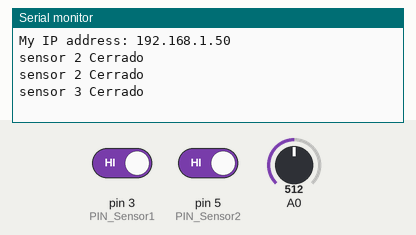
This sketch was run on a simulated Arduino Uno, built with avr-gcc and run on an emulated ATmega328P. On the bench: the last lines printed to the serial monitor. The inputs (shaded band) are chosen by the test bench; at power-on: A0 = 512, pin 3 (PIN_Sensor1) HIGH, pin 5 (PIN_Sensor2) HIGH. WiFi joins after 1.5 s; servers stay silent unless stated.

Above: at 3.7 s.
3.8 s: A0 set to 122
At 5.3 s:
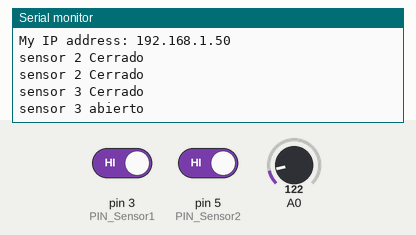
5.8 s: pin 3 (PIN_Sensor1) driven LOW
At 6.8 s:
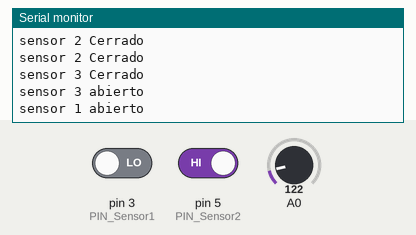
7.3 s: pin 5 (PIN_Sensor2) driven LOW
At 8.2 s:
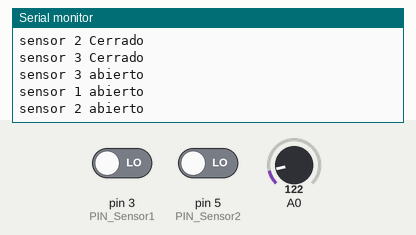

Measured:
- after the input at 3.8 s, the serial monitor: prints a new line after 0.52 s (image 1)
- after the input at 5.8 s, the serial monitor: prints a new line after 0.22 s (image 2)
- after the input at 7.3 s, the serial monitor: prints a new line after 0.43 s (image 3)

The sketch:

ardu.ino
```cpp
#include <Ethernet.h>
#include <SPI.h>

// byte mac[] = { 0x00, 0xAB, 0xBC, 0xCC, 0xDE, 0x01 }; // RESERVED MAC ADDRESS
byte mac[] = {0x90, 0xA2, 0xDA, 0x0F, 0x4C, 0xE3};
EthernetClient client;

const int PIN_Sensor1 = 3;
int es1 = 0;
const int PIN_Sensor2 = 5;
int es2 = 0;

const String PIN_Sensor3 = "A0";
int es3 = 0;
const int valorReferencia = 300;

void setup()
{
    Serial.begin(9600);

    pinMode(PIN_Sensor1, INPUT);
    // pinMode(3, INPUT);      // sets the digital pin as output
    if (Ethernet.begin(mac) == 0)
    {
        Serial.println("Failed to configure Ethernet using DHCP");
    }
    else
    {
        Serial.print("My IP address: ");
        Serial.println(Ethernet.localIP());
    }
    delay(1000); // GIVE THE SENSOR SOME TIME TO START
}
void conection(String a, String b, String c)
{
    String data = "device=";
    data.concat(a);
    data.concat("&sensor=");
    data.concat(b);
    data.concat("&detail=");
    data.concat(c);

    if (client.connect("10.60.41.145", 80))
    {                                              // REPLACE WITH YOUR SERVER ADDRESS
        client.println("POST /reports  HTTP/1.1"); // REPLACE WITH YOUR URLS
        client.println("Host: 10.60.41.145");
        client.println("Content-Type: application/x-www-form-urlencoded");
        client.println("Connection:close");
        client.print("Content-Length:");
        client.println(data.length());
        client.println();
        client.print(data);
        client.flush();
        client.stop();
    }
}
void loop()
{
    // Serial.println(analogRead(A0));

    // String mensage = "Estado registrado ";
    // mensage.concat(es1);
    // mensage.concat(" Estado Actual ");
    // mensage.concat(digitalRead(PIN_Sensor1));
    // Serial.println(mensage);

    // sensor 1
    if ((digitalRead(PIN_Sensor1) == 0) && (es1 == 1))
    {
        es1 = 0;
        conection("arduino uno ", "s1", "open");
        Serial.println("sensor 1 abierto");
    }
    else if ((digitalRead(PIN_Sensor1) == 1) && (es1 == 0))
    {
        es1 = 1;
        conection("arduino uno ", "s1", "close");
        Serial.println("sensor 2 Cerrado");
    }
    // Sensor2
    if ((digitalRead(PIN_Sensor2) == 0) && (es2 == 1))
    {
        es2 = 0;
        conection("arduino uno ", "s2", "Open");
        Serial.println("sensor 2 abierto");
    }
    else if ((digitalRead(PIN_Sensor2) == 1) && (es2 == 0))
    {
        es2 = 1;
        conection("arduino uno ", "s2", "close");
        Serial.println("sensor 2 Cerrado");
    }
    // Sensor3
    // int sensor3 = analogRead(A0);
    // Serial.println(analogRead(A0),DEC);
    if ((analogRead(A0) < valorReferencia) && (es3 == 1))
    {
        es3 = 0;
        conection("arduino uno ", "s3", "open");
        Serial.println("sensor 3 abierto");
    }
    else if ((analogRead(A0) >= valorReferencia) && (es3 == 0))
    {
        es3 = 1;
        conection("arduino uno ", "s3", "close");
        Serial.println("sensor 3 Cerrado");
    }
    delay(500);
}
```
